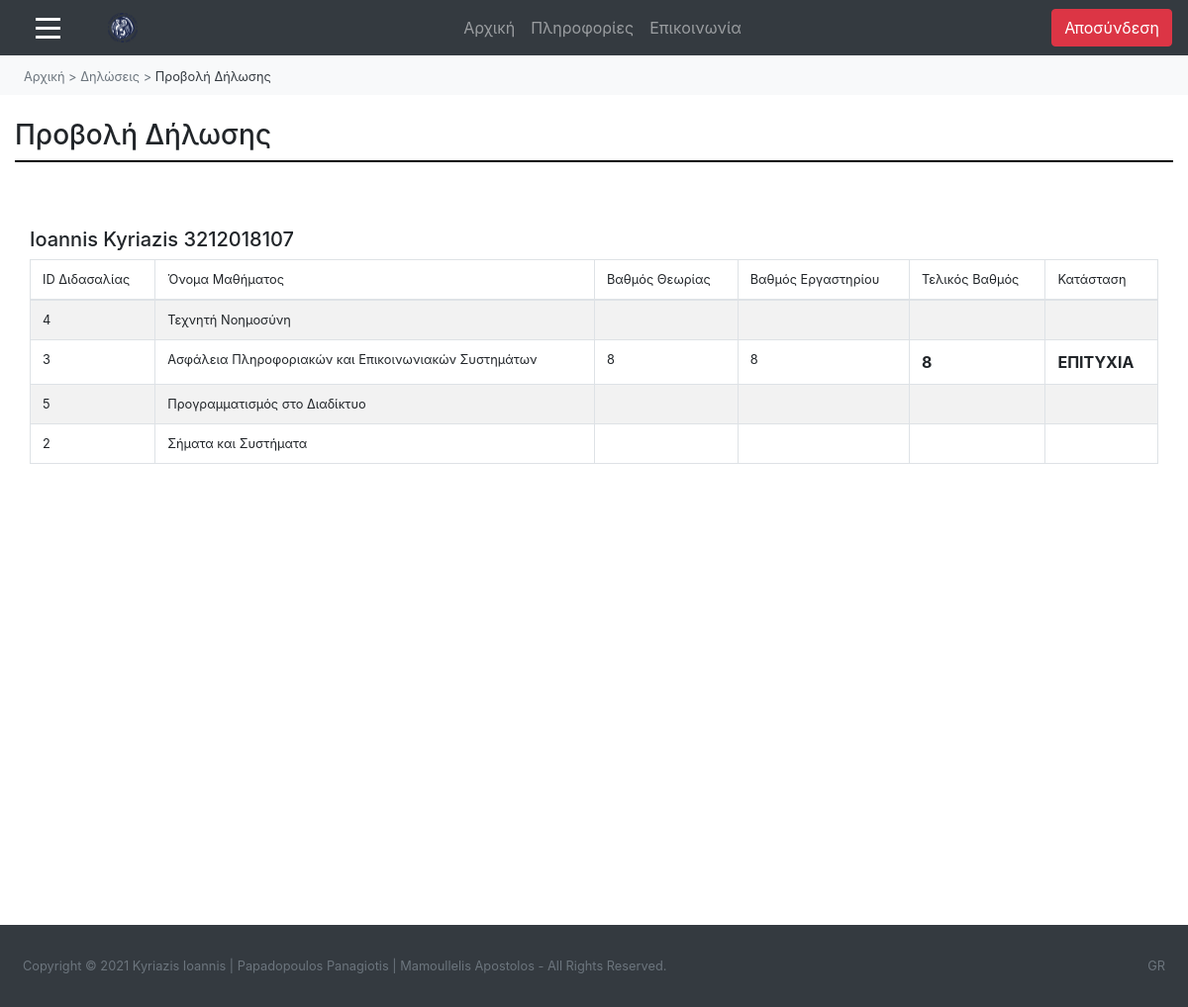
Screenshot of /ergasia-theorias/diaxeiristis-diloseis-diavasma.php?AM_foititi=3212018107 (signed in) with the database file from the repository.
### tables this page shows
CREATE TABLE `foititis` (
  `AM_foititi` varchar(10) NOT NULL,
  `email_foititi` varchar(50) NOT NULL,
  `onoma_foititi` varchar(50) NOT NULL,
  `eponimo_foititi` varchar(50) NOT NULL,
  `etoseisagogis` int(4) NOT NULL,
  `oristikopoihmenh_dilosi` varchar(3) DEFAULT NULL
);

CREATE TABLE `dilosi` (
  `id_dilosis` int(10) NOT NULL,
  `id_didaskalias` int(10) DEFAULT NULL,
  `AM_foititi` varchar(10) NOT NULL,
  `vathmostheorias` double DEFAULT NULL,
  `vathmosergastiriou` double DEFAULT NULL,
  `telikosvathmos` double DEFAULT NULL,
  `katastasi` varchar(10) DEFAULT NULL,
  `pliros_vathmologimeno` varchar(3) DEFAULT NULL
);

CREATE TABLE `didaskalia` (
  `id_didaskalias` int(10) NOT NULL,
  `id_mathimatos` varchar(10) NOT NULL,
  `etos_didaskalias` int(4) NOT NULL,
  `eksamino_didaskalias` int(2) NOT NULL,
  `id_didaskonta` varchar(10) NOT NULL,
  `varostheorias` double DEFAULT NULL,
  `varosergastiriou` double DEFAULT NULL,
  `periorismostheorias` double DEFAULT NULL,
  `periorismosergastiriou` double DEFAULT NULL
);

CREATE TABLE `mathima` (
  `id_mathimatos` varchar(10) NOT NULL,
  `onoma_mathimatos` varchar(100) NOT NULL,
  `perigrafi_mathimatos` varchar(5000) DEFAULT NULL,
  `proapaitoumenamathimata` varchar(5000) DEFAULT NULL
);

### ergasia-theorias/diaxeiristis-diloseis-diavasma.php (the view, shortened to what this page needs)
<html>
<head>
        <link rel="stylesheet" href="style.css"/>
		<link rel="stylesheet" href="https://maxcdn.bootstrapcdn.com/bootstrap/4.5.2/css/bootstrap.min.css">
		<link rel="stylesheet" href="https://maxcdn.bootstrapcdn.com/bootstrap/4.0.0/css/bootstrap.min.css">
		<link href="https://cdn.datatables.net/1.10.20/css/dataTables.bootstrap4.min.css" rel="stylesheet" />
</head>
<?php
include "diaxeiristis-elegxos.php";
	include "syndesh-geniki.php";
	$result1 = mysqli_query($link,"select * from didaskalia, mathima, didaskon, foititis, dilosi where dilosi.AM_foititi='" . $_GET['AM_foititi'] . "' and dilosi.id_didaskalias=didaskalia.id_didaskalias and mathima.id_mathimatos=didaskalia.id_mathimatos and dilosi.AM_foititi=foititis.AM_foititi and didaskalia.id_didaskonta=didaskon.id_didaskonta");
$row1= mysqli_fetch_array($result1);
?>
<body>
<nav class="navbar navbar-expand-md bg-dark navbar-dark">
  <span class="" style="font-size:25px; cursor:pointer;" onclick="openNav()"><div class="symvolo-menu"></div>
																			<div class="symvolo-menu"></div>
																			<div class="symvolo-menu"></div></span>
  <a class="navbar-brand ml-5" href="diaxeiristis-arxiki.php">
	<img <img src="photos/foto_panepistimiou.png" width="30" height="30" alt="">
  </a>
  <div class="collapse navbar-collapse" id="collapse_target">
  <ul class="navbar-nav text-center w-100 justify-content-center">
    <li class="nav-item">
      <a class="nav-link" href="diaxeiristis-arxiki.php">Αρχική</a>
    </li>
	<li class="nav-item">
      <a class="nav-link" href="diaxeiristis-plirofories.php">Πληροφορίες</a>
    </li>
	<li class="nav-item">
      <a class="nav-link" href="diaxeiristis-epikoinonia.php">Επικοινωνία</a>
    </li>
  </ul>
  <ul class="nav navbar-nav ml-auto">
      <a href="logout.php" class="btn btn-danger mx-auto">
          <span class="glyphicon glyphicon-log-out"></span> Αποσύνδεση
		</a>
    </ul>
	</div>
</nav>
<nav class="nav text-dark bg-light py-2" name="navigation-menu">
	<ul class="nav pl-4">
		<li class="nav-item">
			<a href="diaxeiristis-arxiki.php" class="text-muted text-decoration-none small">Αρχική</a>
		</li>
		<li class="nav-item">
			<a class="text-muted text-decoration-none small">&nbsp;>&nbsp;</a>
		</li>
		<li class="nav-item">
			<a href="diaxeiristis-diloseis.php" class="text-muted text-decoration-none small">Δηλώσεις</a>
		</li>
		<li class="nav-item">
			<a class="text-muted text-decoration-none small">&nbsp;>&nbsp;</a>
		</li>
		<li class="nav-item active">
		<a class="text-dark small">Προβολή Δήλωσης</a>
		</li>
	</ul>
</nav>
<body>
<div class="container-fluid">
	<h3 class="mt-4">Προβολή Δήλωσης</h3>
	<div class="grammikatoapotitlo"></div>
	<div style="padding-top:50px;"></div>
	<div class="wrapper">
        <div class="container-fluid">
            <div class="row">
                <div class="col-md-12 mt-2">
				<div><h5><?php echo $row1['onoma_foititi']; ?> <?php echo $row1['eponimo_foititi']; ?> <?php echo $row1['AM_foititi']; ?></h5></div>
                   <?php
                    require_once "syndesh-geniki.php";
                    $sql = "select * from didaskalia, mathima, didaskon, foititis, dilosi where dilosi.AM_foititi='" . $_GET['AM_foititi'] . "' and dilosi.id_didaskalias=didaskalia.id_didaskalias and mathima.id_mathimatos=didaskalia.id_mathimatos and dilosi.AM_foititi=foititis.AM_foititi and didaskalia.id_didaskonta=didaskon.id_didaskonta";
                    if($result = mysqli_query($link, $sql)){
                        if(mysqli_num_rows($result) > 0){
                            echo '<table class="table table-bordered table-striped" id="myTable">';
                                echo "<thead>";
                                    echo "<tr>";
										echo "<th class='small'>ID Διδασαλίας</th>";
										echo "<th class='small'>Όνομα Μαθήματος</th>";
										echo "<th class='small'>Βαθμός Θεωρίας</th>";
										echo "<th class='small'>Βαθμός Εργαστηρίου</th>";
										echo "<th class='small'>Τελικός Βαθμός</th>";
										echo "<th class='small'>Κατάσταση</th>";
                                    echo "</tr>";
                                echo "</thead>";
                                echo "<tbody>";
                                while($row = mysqli_fetch_array($result)){
                                    echo "<tr>";
										echo "<td class='small'>" . $row['id_didaskalias'] . "</td>";
										echo "<td class='small'>" . $row['onoma_mathimatos'] . "</td>";
										echo "<td class='small'>" . $row['vathmostheorias'] . "</td>";
										echo "<td class='small'>" . $row['vathmosergastiriou'] . "</td>";
										echo "<td class='font-weight-bold'>" . $row['telikosvathmos'] . "</td>";
										echo "<td class='font-weight-bold'>" . $row['katastasi'] . "</td>";
                                    echo "</tr>";
                                }
                                echo "</tbody>";
                            echo "</table>";
                        } else{
                            echo '<div class="alert alert-danger"><em>Δεν βρέθηκαν δηλώσεις φοιτητών!</em></div>';
                        }
                    } else{
                        echo "Κάτι πήγε λάθος. Προσπαθήστε ξανα αργότερα";
                    }
                    ?>
                </div>
            </div>
        </div>
</div>
		<div style="padding-top:450px"></div>
</div>
<footer class="py-4 bg-dark mt-auto">
    <div class="container-fluid">
        <div class="d-flex small">
            <div class="text-muted p-2">Copyright © 2021 Kyriazis Ioannis | Papadopoulos Panagiotis | Mamoullelis Apostolos - All Rights Reserved.</div>
            <div class="text-muted ml-auto p-2">GR</div>
    </div>
</footer>
</body>
</html>

### ergasia-theorias/style.css (style rules this page uses)
.grammikatoapotitlo { display: block; margin-top: 0.5em; margin-bottom: 0.5em; margin-left: 0px; border-style: inset; border-width: 1px; border: 1px solid #000000; }
.symvolo-menu { width: 25px; height: 3px; background-color: white; margin: 6px 0; margin-left: 20px; }

### ergasia-theorias/diaxeiristis-diloseis-diavasma.php (style rules this page uses)
.symvolo-menu { width: 25px; height: 3px; background-color: white; margin: 6px 0; margin-left: 20px; }

### rows the page displays
foititis: onoma_foititi "Ioannis", eponimo_foititi "Kyriazis"
dilosi: AM_foititi "3212018107"
didaskalia: dilosi.id_didaskalias "4", id_mathimatos.onoma_mathimatos "Τεχνητή Νοημοσύνη"
didaskalia: dilosi.id_didaskalias "3", id_mathimatos.onoma_mathimatos "Ασφάλεια Πληροφοριακών και Επικοινωνιακών Συστημάτων", dilosi.vathmostheorias "8", dilosi.vathmosergastiriou "8", dilosi.telikosvathmos "8", dilosi.katastasi "ΕΠΙΤΥΧΙΑ"
didaskalia: dilosi.id_didaskalias "5", id_mathimatos.onoma_mathimatos "Προγραμματισμός στο Διαδίκτυο"
didaskalia: dilosi.id_didaskalias "2", id_mathimatos.onoma_mathimatos "Σήματα και Συστήματα"
